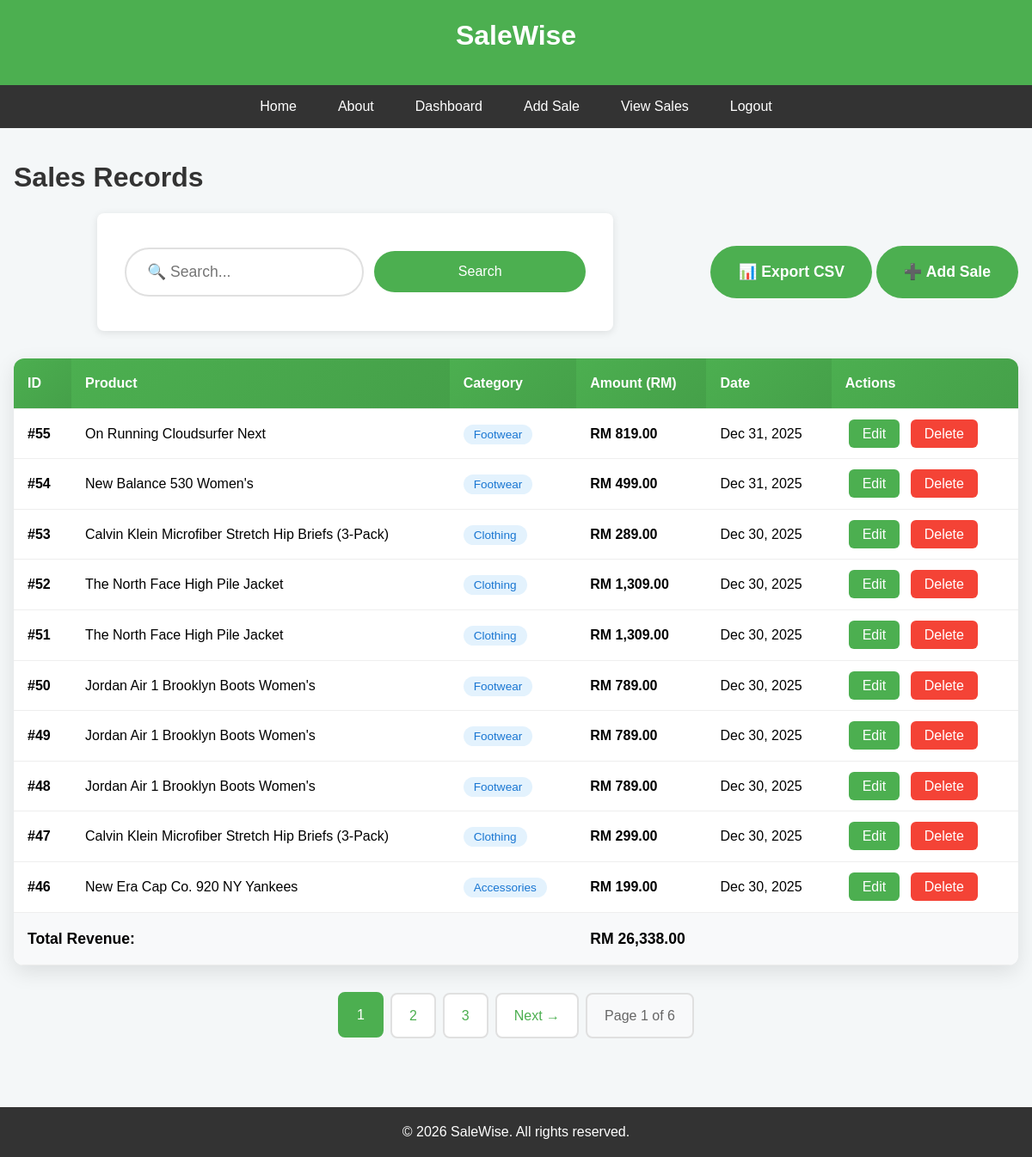
Screenshot of /view_sales.php (signed in) with the database file from the repository.
### tables this page shows
CREATE TABLE `sales` (
  `id` int(11) NOT NULL,
  `product` varchar(100) NOT NULL,
  `category` varchar(50) NOT NULL,
  `amount` decimal(10,2) NOT NULL,
  `created_at` timestamp NOT NULL DEFAULT current_timestamp()
);

### view_sales.php (the view, shortened to what this page needs)
<?php
include 'header.php';
include 'config.php';
$search = trim($_GET['search'] ?? '');
$page = max(1, (int)($_GET['page'] ?? 1));
$limit = 10;
$offset = ($page - 1) * $limit;
if($search) {
    $countSql = "SELECT COUNT(*) as total FROM sales WHERE product LIKE ? OR category LIKE ?";
    $stmt = $conn->prepare($countSql);
    $searchTerm = "%$search%";
    $stmt->bind_param("ss", $searchTerm, $searchTerm);
    $stmt->execute();
    $totalRecords = $stmt->get_result()->fetch_assoc()['total'];
} else {
    $result = $conn->query("SELECT COUNT(*) as total FROM sales");
    $totalRecords = $result->fetch_assoc()['total'];
}
$totalPages = ceil($totalRecords / $limit);
if($search) {
    $sql = "SELECT * FROM sales WHERE product LIKE ? OR category LIKE ? ORDER BY id DESC LIMIT ? OFFSET ?";
    $stmt = $conn->prepare($sql);
    $searchTerm = "%$search%";
    $stmt->bind_param("ssii", $searchTerm, $searchTerm, $limit, $offset);
    $stmt->execute();
    $sales = $stmt->get_result();
} else {
    $sql = "SELECT * FROM sales ORDER BY id DESC LIMIT $limit OFFSET $offset";
    $sales = $conn->query($sql);
}
$totalRevenueSql = $search ?
    "SELECT COALESCE(SUM(amount), 0) as total FROM sales WHERE product LIKE '%$search%' OR category LIKE '%$search%'" :
    "SELECT COALESCE(SUM(amount), 0) as total FROM sales";
$totalRevenueResult = $conn->query($totalRevenueSql);
$totalRevenue = $totalRevenueResult->fetch_assoc()['total'];
?>
<main>
    <div class="page-header">
        <h1>Sales Records
        </h1>
        <div class="table-actions">
            <form method="GET" class="search-form">
                <input type="text" name="search" placeholder="🔍 Search..."
                       value="<?php echo htmlspecialchars($search); ?>">
                <button type="submit">Search</button>
            </form>
            <div class="action-buttons">
    <a href="export_sales.php<?php echo $search ? '?search=' . urlencode($search) : ''; ?>" class="btn-primary">📊 Export CSV</a>
    <a href="add_sales.php" class="btn-primary">➕ Add Sale</a>
</div>
        </div>
    </div>
    <?php if($totalRecords == 0): ?>
        <div class="empty-state">
            <h3><?php echo $search ? 'No results found for "' . htmlspecialchars($search) . '"' : 'No sales yet'; ?></h3>
            <p><a href="add_sales.php" class="btn-primary">Start by adding your first sale →</a></p>
        </div>
    <?php else: ?>
        <div class="table-container">
            <table>
                <thead>
                    <tr>
                        <th>ID</th>
                        <th>Product</th>
                        <th>Category</th>
                        <th>Amount (RM)</th>
                        <th>Date</th>
                        <th>Actions</th>
                    </tr>
                </thead>
                <tbody>
                    <?php while($row = $sales->fetch_assoc()): ?>
                    <tr>
                        <td><strong>#<?php echo $row['id']; ?></strong></td>
                        <td><?php echo htmlspecialchars($row['product']); ?></td>
                        <td><span class="category-tag"><?php echo htmlspecialchars($row['category']); ?></span></td>
                        <td><strong>RM <?php echo number_format($row['amount'], 2); ?></strong></td>
                        <td><?php echo date('M j, Y', strtotime($row['created_at'])); ?></td>
                        <td>
                            <a href="edit_sales.php?id=<?php echo $row['id']; ?>" class="btn-edit">Edit</a>
                            <a href="delete_sales.php?id=<?php echo $row['id']; ?>"
                               class="btn-delete"
                               onclick="return confirm('Delete sale #<?php echo $row['id']; ?>?\nProduct: <?php echo addslashes($row['product']); ?>');">
                                Delete
                            </a>
                        </td>
                    </tr>
                    <?php endwhile; ?>
                </tbody>
                <tfoot>
                    <tr class="table-total">
                        <td colspan="3"><strong>Total Revenue:</strong></td>
                        <td colspan="3"><strong>RM <?php echo number_format($totalRevenue, 2); ?></strong></td>
                    </tr>
                </tfoot>
            </table>
        </div>
        <?php if($totalPages > 1): ?>
        <div class="pagination">
            <?php
            $start = max(1, $page - 2);
            $end = min($totalPages, $page + 2);
            for($i = $start; $i <= $end; $i++):
            ?>
                <a href="?page=<?php echo $i; ?><?php echo $search ? '&search=' . urlencode($search) : ''; ?>"
                   class="page-link <?php echo $i == $page ? 'active' : ''; ?>">
                    <?php echo $i; ?>
                </a>
            <?php endfor; ?>
            <?php if($page < $totalPages): ?>
                <a href="?page=<?php echo $page+1; ?><?php echo $search ? '&search=' . urlencode($search) : ''; ?>" class="page-link">Next →</a>
            <?php endif; ?>
            <span class="page-info">Page <?php echo $page; ?> of <?php echo $totalPages; ?></span>
        </div>
        <?php endif; ?>
    <?php endif; ?>
</main>
<?php include 'footer.php'; ?>

### header.php (shortened to what this page needs)
<?php
$isLoggedIn = isset($_SESSION['username']);
?>
<!DOCTYPE html>
<html lang="en">
<head>
    <link rel="stylesheet" href="style.css">
</head>
<body>
<header>
    <h1><a href="index.php" style="color:white;text-decoration:none;">SaleWise</a></h1>
</header>
<nav>
    <ul>
        <li><a href="index.php">Home</a></li>
        <li><a href="about.php">About</a></li>
        <?php if($isLoggedIn): ?>
            <li><a href="dashboard.php">Dashboard</a></li>
            <li><a href="add_sales.php">Add Sale</a></li>
            <li><a href="view_sales.php">View Sales</a></li>
            <li><a href="logout.php">Logout</a></li>
        <?php else: ?>
            <li><a href="login.php">Login</a></li>
            <li><a href="register.php">Register</a></li>
        <?php endif; ?>
    </ul>
</nav>
<div class="container">

### footer.php
</div>
<footer>
    <p>&copy; <?php echo date("Y"); ?> SaleWise. All rights reserved.</p>
</footer>
</body>
</html>

### style.css (style rules this page uses)
* { margin: 0; padding: 0; box-sizing: border-box; font-family: Arial, sans-serif; }
body { background: #f4f7f8; line-height: 1.6; }
header { background: #4CAF50; color: white; padding: 1rem; text-align: center; }
nav ul { list-style: none; display: flex; justify-content: center; background: #333; flex-wrap: wrap; }
nav li { margin: 0 0.5rem; }
nav a { color: white; text-decoration: none; padding: 0.75rem 1rem; display: block; }
.container { max-width: 1200px; margin: 0 auto; padding: 2rem 1rem; min-height: 70vh; }
h1 { color: #333; margin-bottom: 1rem; }
.btn-primary, .btn-secondary, .action-btn { padding: 1rem 2rem; border-radius: 50px; text-decoration: none; font-weight: bold; font-size: 1.1rem; transition: all 0.3s; display: inline-block; }
.btn-primary, .action-btn.primary { background: #4CAF50; color: white; }
form { background: white; padding: 2rem; border-radius: 8px; box-shadow: 0 2px 10px rgba(0,0,0,0.1); max-width: 500px; margin: 0 auto; }
input, button { width: 100%; padding: 0.75rem; margin: 0.5rem 0; border: 1px solid #ddd; border-radius: 4px; }
button { background: #4CAF50; color: white; border: none; cursor: pointer; font-size: 1rem; }
table { width: 100%; border-collapse: collapse; background: white; box-shadow: 0 2px 10px rgba(0,0,0,0.1); }
th, td { padding: 1rem; text-align: left; border-bottom: 1px solid #eee; }
th { background: #4CAF50; color: white; }
footer { background: #333; color: white; text-align: center; padding: 1rem; margin-top: 3rem; }
.page-header { margin-bottom: 2rem; }
.page-header h1 { display: inline-block; margin-bottom: 1rem; }
.table-actions { display: flex; gap: 1rem; flex-wrap: wrap; align-items: center; margin-bottom: 2rem; }
.search-form { display: flex; gap: 0.75rem; flex: 1; max-width: 600px; align-items: center; position: relative; }
.search-form input { flex: 1; padding: 1rem 1.5rem !important; font-size: 1.1rem !important; border: 2px solid #e0e0e0 !important; border-radius: 50px !important; background: #ffffff !important; color: #333333 !important; min-height: 48px !important; width: 300px !important; outline: none !important; }
.search-form::before { content: ""; position: absolute; left: 1.8rem; top: 50%; transform: translateY(-50%); color: #999 !important; font-size: 1.2rem; pointer-events: none; z-index: 2; background: transparent; }
.search-form button, .search-form .btn-secondary { padding: 1rem 1.5rem !important; height: 48px !important; font-size: 1rem !important; border-radius: 50px !important; white-space: nowrap; display: inline-flex !important; align-items: center; justify-content: center; }
.search-form button { background: #4CAF50 !important; color: white !important; border: none !important; cursor: pointer !important; font-weight: 500 !important; }
.table-container { overflow-x: auto; background: white; border-radius: 12px; box-shadow: 0 8px 25px rgba(0,0,0,0.1); margin-bottom: 2rem; }
table th { background: linear-gradient(135deg, #4CAF50, #45a049); color: white; font-weight: 600; }
.category-tag { background: #e3f2fd; color: #1976d2; padding: 0.25rem 0.75rem; border-radius: 20px; font-size: 0.85rem; }
.btn-edit, .btn-delete { padding: 0.5rem 1rem; border-radius: 6px; text-decoration: none; font-weight: 500; margin: 0 0.25rem; }
.btn-edit { background: #4CAF50; color: white; }
.btn-delete { background: #f44336; color: white; }
.table-total { background: #f8f9fa; font-size: 1.1rem; }
.pagination { display: flex; justify-content: center; align-items: center; gap: 0.5rem; margin-top: 2rem; flex-wrap: wrap; }
.page-link { padding: 0.75rem 1.25rem; background: white; color: #4CAF50; text-decoration: none; border-radius: 8px; border: 2px solid #e0e0e0; font-weight: 500; transition: all 0.3s; display: flex; align-items: center; justify-content: center; min-height: 44px; }
.page-link:hover, .page-link.active { background: #4CAF50; color: white; border-color: #4CAF50; transform: translateY(-1px); }
.page-info { padding: 0.75rem 1.25rem; background: #f8f9fa; color: #666; border-radius: 8px; border: 2px solid #e0e0e0; font-weight: 500; display: flex; align-items: center; justify-content: center; min-height: 44px; white-space: nowrap; }

### rows the page displays
sales: id "55", product "On Running Cloudsurfer Next", category "Footwear", amount "819.00", created_at "Dec 31, 2025"
sales: id "54", product "New Balance 530 Women's", category "Footwear", amount "499.00", created_at "Dec 31, 2025"
sales: id "53", product "Calvin Klein Microfiber Stretch Hip Briefs (3-Pack)", category "Clothing", amount "289.00", created_at "Dec 30, 2025"
sales: id "52", product "The North Face High Pile Jacket", category "Clothing", amount "1,309.00", created_at "Dec 30, 2025"
sales: id "51", product "The North Face High Pile Jacket", category "Clothing", amount "1,309.00", created_at "Dec 30, 2025"
sales: id "50", product "Jordan Air 1 Brooklyn Boots Women's", category "Footwear", amount "789.00", created_at "Dec 30, 2025"
sales: id "49", product "Jordan Air 1 Brooklyn Boots Women's", category "Footwear", amount "789.00", created_at "Dec 30, 2025"
sales: id "48", product "Jordan Air 1 Brooklyn Boots Women's", category "Footwear", amount "789.00", created_at "Dec 30, 2025"
sales: id "47", product "Calvin Klein Microfiber Stretch Hip Briefs (3-Pack)", category "Clothing", amount "299.00", created_at "Dec 30, 2025"
sales: id "46", product "New Era Cap Co. 920 NY Yankees", category "Accessories", amount "199.00", created_at "Dec 30, 2025"

### other values shown
$totalRevenue "26,338.00"
$page "1"
$totalPages "6"
